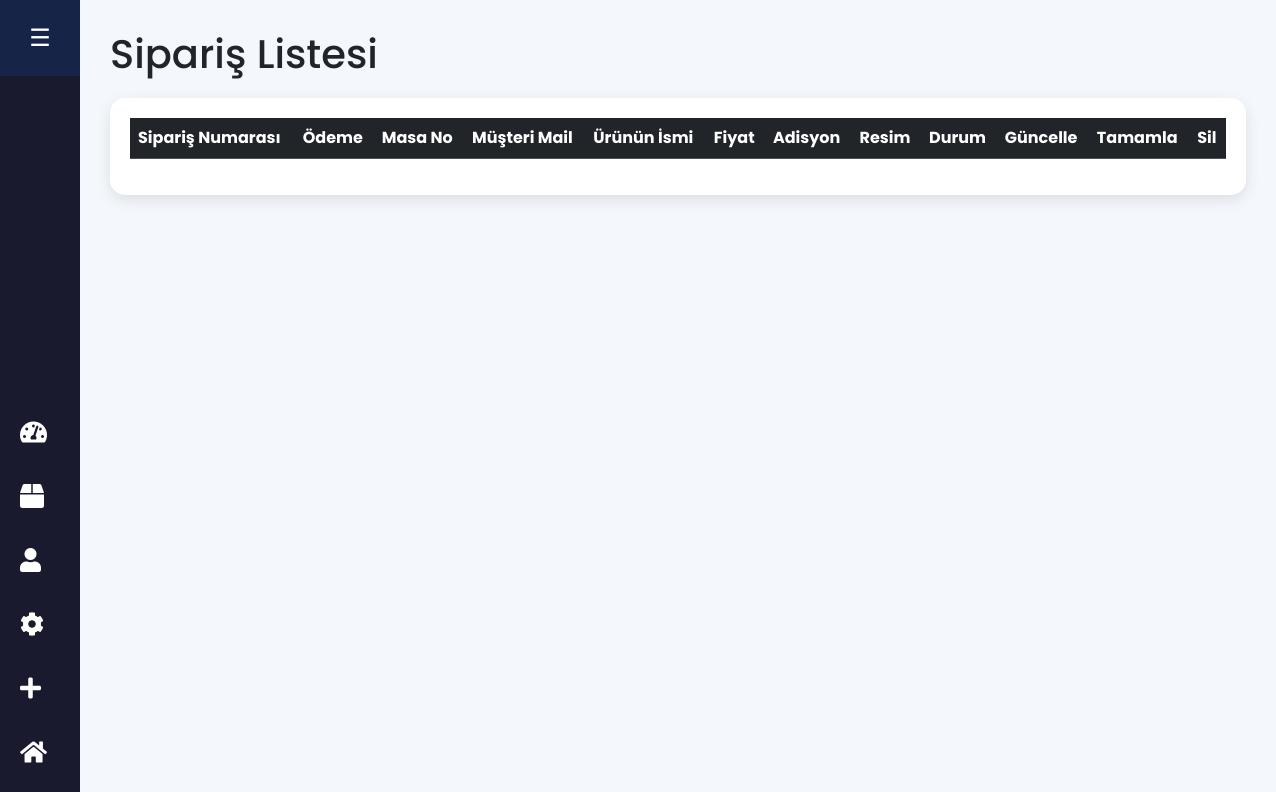
Before: /view-orders (signed in) with the older database file.
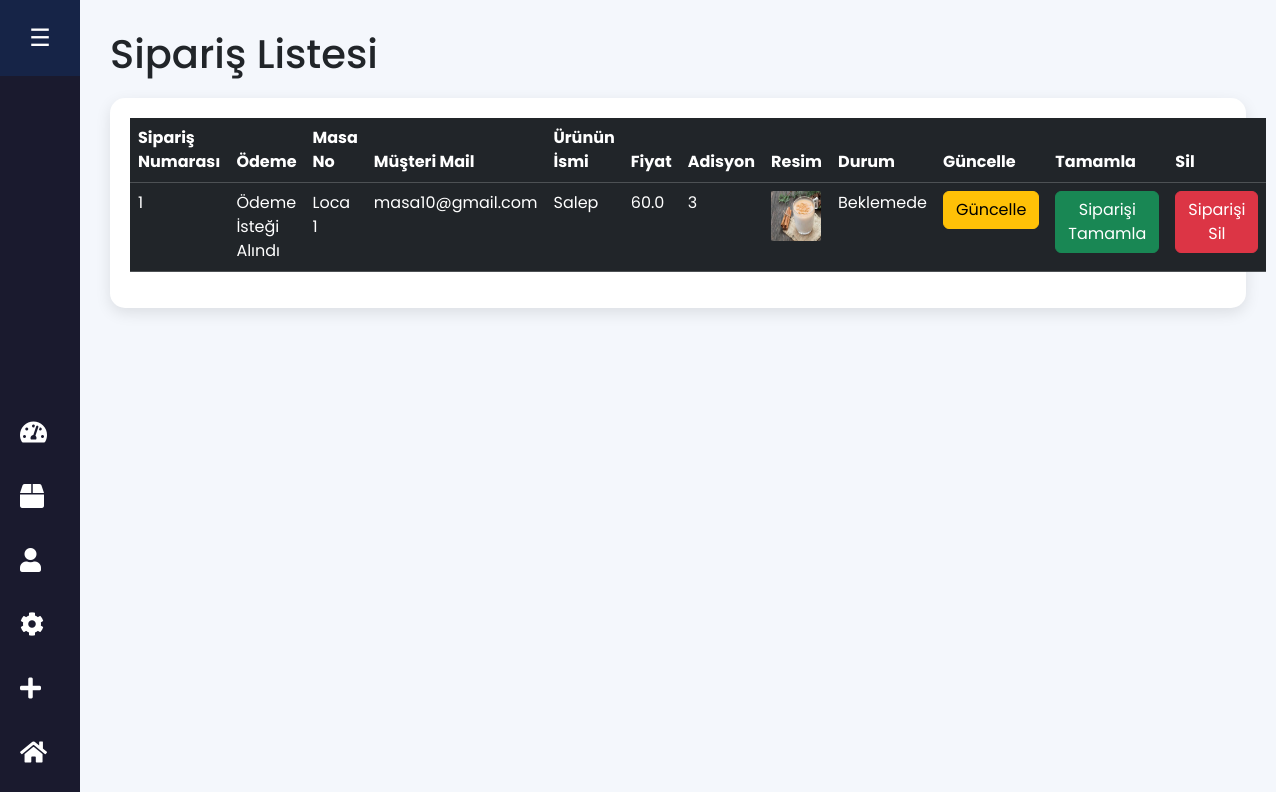
After: the same page with the newer database file.
### website/models.py (models this page shows, shortened)
class Order(db.Model):
    id = db.Column(db.Integer, primary_key=True)
    quantity = db.Column(db.Integer, nullable=False)
    price = db.Column(db.Float, nullable=False)
    status = db.Column(db.String(100), nullable=True)
    Payment = db.Column(db.String(100), nullable=True)
    customer_link = db.Column(db.Integer, db.ForeignKey('customer.id'), nullable=True)
    product_link = db.Column(db.Integer, db.ForeignKey('product.id'), nullable=False)

class Customer(db.Model, UserMixin):
    id = db.Column(db.Integer, primary_key=True)
    email = db.Column(db.String(100), unique=True)
    username = db.Column(db.String(100))
    password_hash = db.Column(db.String(150))
    date_joined = db.Column(db.DateTime(), default=datetime.utcnow)
    MasaNo = db.Column(db.Integer)
    MasaAdi = db.Column(db.Text)
    cart_items = db.relationship('Cart', backref=db.backref('customer', lazy=True))
    orders = db.relationship('Order', backref=db.backref('customer', lazy=True))
    @property
    def password(self):
        raise AttributeError('Password is not a readable Attribute')

class Product(db.Model):
    id = db.Column(db.Integer, primary_key=True)
    product_name = db.Column(db.String(100), nullable=False)
    current_price = db.Column(db.Float, nullable=False)
    previous_price = db.Column(db.Float, nullable=False)
    in_stock = db.Column(db.Integer, nullable=False)
    product_picture = db.Column(db.String(1000), nullable=False)
    flash_sale = db.Column(db.Boolean, default=False)
    date_added = db.Column(db.DateTime, default=datetime.utcnow)
    salad = db.Column(db.Boolean, default=False)
    main = db.Column(db.Boolean, default=False)
    colddrink = db.Column(db.Boolean, default=False)
    hotdrink = db.Column(db.Boolean, default=False)
    desert = db.Column(db.Boolean, default=False)
    sneak = db.Column(db.Boolean, default=False)
    Solded = db.Column(db.Integer, default=0)
    carts = db.relationship('Cart', backref=db.backref('product', lazy=True))
    orders = db.relationship('Order', backref=db.backref('product', lazy=True))

### website/admin.py (the view)
@admin.route('/view-orders')
@login_required
def order_view():
    if current_user.id == 6:
        orders = Order.query.all()
        return render_template('view_orders.html', orders=orders)
    return render_template('404.html')

### website/templates/view_orders.html (shortened to what this page needs)
<!DOCTYPE html>
<html lang="tr">
<head>
    <link href="https://cdn.jsdelivr.net/npm/bootstrap@5.3.1/dist/css/bootstrap.min.css" rel="stylesheet">
    <link rel="stylesheet" href="https://cdnjs.cloudflare.com/ajax/libs/font-awesome/5.15.4/css/all.min.css">
</head>
<body>
    <div class="sidebar" id="sidebar">
        <div class="logo" id="logo">☰</div>
        <ul>
            <li>
                <a href="/dashboard" class="nav-link">
                    <i class="fas fa-tachometer-alt"></i>
                </a>
            </li>
            <li>
                <a href="/shop-items" class="nav-link">
                    <i class="fas fa-box"></i>
                </a>
            </li>
            <li>
                <a href="#" class="nav-link">
                    <i class="fas fa-user"></i>
                </a>
            </li>
            <li>
                <a href="#" class="nav-link">
                    <i class="fas fa-cog"></i>
                </a>
            </li>
            <li>
                <a href="/add-shop-items" class="nav-link">
                    <i class="fas fa-plus"></i>
                </a>
            </li>
            <li>
                <a href="/admin-page" class="nav-link">
                    <i class="fas fa-home"></i>
                </a>
            </li>
        </ul>
    </div>
    <div class="main-content" id="main-content">
        <h1>Sipariş Listesi</h1>
        <div class="table-container">
            <table class="table table-dark table-hover">
                <thead>
                    <tr>
                        <th scope="col">Sipariş Numarası</th>
                        <th scope="col">Ödeme</th>
                        <th scope="col">Masa No</th>
                        <th scope="col">Müşteri Mail</th>
                        <th scope="col">Ürünün İsmi</th>
                        <th scope="col">Fiyat</th>
                        <th scope="col">Adisyon</th>
                        <th scope="col">Resim</th>
                        <th scope="col">Durum</th>
                        <th scope="col">Güncelle</th>
                        <th scope="col">Tamamla</th>
                        <th scope="col">Sil</th>
                    </tr>
                </thead>
                <tbody>
                    {% for order in orders %}
                    <tr>
                        <td>{{ order.id }}</td>
                        <td>{{ order.Payment }}</td>
                        <td>{{ order.customer.username }}</td>
                        <td>{{ order.customer.email }}</td>
                        <td>{{ order.product.product_name }}</td>
                        <td>{{ order.price }}</td>
                        <td>{{ order.quantity }}</td>
                        <td><img src="{{ order.product.product_picture }}" alt="" style="height: 50px; width: 50px; border-radius: 2px;"></td>
                        <td>{{ order.status }}</td>
                        <td>
                            <a href="/update-order/{{ order.id }}" class="btn btn-warning">Güncelle</a>
                        </td>
                        <td>
                            <a href="/finish-order/{{ order.id }}" class="btn btn-success">Siparişi Tamamla</a>
                        </td>
                        <td>
                            <a href="/remove-order/{{ order.id }}" class="btn btn-danger">Siparişi Sil</a>
                        </td>
                    </tr>
                    {% endfor %}
                </tbody>
            </table>
        </div>
    </div>
</body>
</html>

### website/templates/view_orders.html (style rules this page uses)
body { font-family: 'Poppins', sans-serif; background-color: #f4f7fc; overflow-x: hidden; }
.sidebar { width: 80px; height: 100vh; background-color: #1a1a2e; transition: width 0.3s ease; position: fixed; top: 0; left: 0; display: flex; flex-direction: column; justify-content: space-between; }
.sidebar .logo { padding: 20px; color: #fff; text-align: center; font-size: 1.5rem; background-color: #162447; cursor: pointer; }
.sidebar ul { padding: 0; list-style-type: none; }
.sidebar ul li { width: 100%; }
.sidebar ul li a { text-decoration: none; color: #fff; padding: 20px; display: flex; align-items: center; transition: all 0.3s; }
.sidebar ul li a i { font-size: 1.5rem; margin-right: 15px; }
.main-content { margin-left: 80px; padding: 30px; transition: margin-left 0.3s ease; }
.table-container { background-color: #fff; border-radius: 15px; box-shadow: 0 5px 15px rgba(0,0,0,0.1); padding: 20px; margin-top: 20px; }

Changed rows visible on the page:
added Order: id "1", Payment "Ödeme İsteği Alındı", customer.username "Loca 1", customer.email "masa10@gmail.com", product.product_name "Salep", price "60.0", quantity "3", product.product_picture (picture), status "Beklemede"
